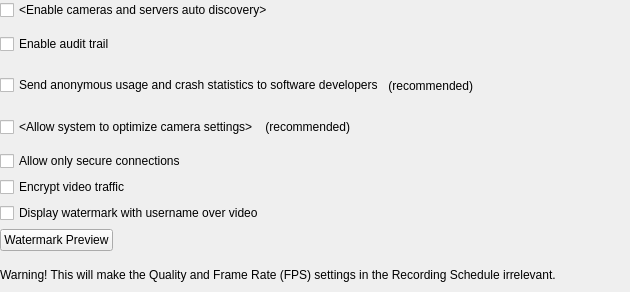
<?xml version="1.0" encoding="UTF-8"?>
<ui version="4.0">
 <class>SystemSettingsWidget</class>
 <widget class="QWidget" name="SystemSettingsWidget">
  <property name="geometry">
   <rect>
    <x>0</x>
    <y>0</y>
    <width>630</width>
    <height>292</height>
   </rect>
  </property>
  <property name="windowTitle">
   <string/>
  </property>
  <layout class="QVBoxLayout" name="verticalLayout">
   <property name="leftMargin">
    <number>0</number>
   </property>
   <property name="topMargin">
    <number>0</number>
   </property>
   <property name="rightMargin">
    <number>0</number>
   </property>
   <property name="bottomMargin">
    <number>0</number>
   </property>
   <item>
    <widget class="QCheckBox" name="autoDiscoveryCheckBox">
     <property name="text">
      <string notr="true">&lt;Enable cameras and servers auto discovery&gt;</string>
     </property>
    </widget>
   </item>
   <item>
    <layout class="QHBoxLayout" name="horizontalLayout_3">
     <property name="spacing">
      <number>4</number>
     </property>
     <item>
      <widget class="QCheckBox" name="auditTrailCheckBox">
       <property name="text">
        <string>Enable audit trail</string>
       </property>
      </widget>
     </item>
     <item>
      <widget class="nx::client::desktop::HintButton" name="auditTrailHint" native="true">
       <property name="sizePolicy">
        <sizepolicy hsizetype="Fixed" vsizetype="Fixed">
         <horstretch>0</horstretch>
         <verstretch>0</verstretch>
        </sizepolicy>
       </property>
      </widget>
     </item>
     <item>
      <spacer name="horizontalSpacer_3">
       <property name="orientation">
        <enum>Qt::Horizontal</enum>
       </property>
       <property name="sizeHint" stdset="0">
        <size>
         <width>40</width>
         <height>20</height>
        </size>
       </property>
      </spacer>
     </item>
    </layout>
   </item>
   <item>
    <layout class="QHBoxLayout" name="horizontalLayout">
     <property name="spacing">
      <number>4</number>
     </property>
     <item>
      <widget class="QCheckBox" name="statisticsReportCheckBox">
       <property name="text">
        <string>Send anonymous usage and crash statistics to software developers</string>
       </property>
      </widget>
     </item>
     <item>
      <widget class="QLabel" name="sslRecommendedLabel">
       <property name="text">
        <string>(recommended)</string>
       </property>
       <property name="alignment">
        <set>Qt::AlignRight|Qt::AlignTrailing|Qt::AlignVCenter</set>
       </property>
      </widget>
     </item>
     <item>
      <widget class="nx::client::desktop::HintButton" name="statisticsReportHint" native="true">
       <property name="sizePolicy">
        <sizepolicy hsizetype="Fixed" vsizetype="Fixed">
         <horstretch>0</horstretch>
         <verstretch>0</verstretch>
        </sizepolicy>
       </property>
      </widget>
     </item>
     <item>
      <spacer name="horizontalSpacer">
       <property name="orientation">
        <enum>Qt::Horizontal</enum>
       </property>
       <property name="sizeHint" stdset="0">
        <size>
         <width>40</width>
         <height>20</height>
        </size>
       </property>
      </spacer>
     </item>
    </layout>
   </item>
   <item>
    <layout class="QHBoxLayout" name="horizontalLayout_2">
     <item>
      <widget class="QCheckBox" name="autoSettingsCheckBox">
       <property name="text">
        <string notr="true">&lt;Allow system to optimize camera settings&gt;</string>
       </property>
      </widget>
     </item>
     <item>
      <widget class="QLabel" name="tlsRecommendedLabel">
       <property name="text">
        <string>(recommended)</string>
       </property>
       <property name="alignment">
        <set>Qt::AlignRight|Qt::AlignTrailing|Qt::AlignVCenter</set>
       </property>
      </widget>
     </item>
     <item>
      <spacer name="horizontalSpacer_2">
       <property name="orientation">
        <enum>Qt::Horizontal</enum>
       </property>
       <property name="sizeHint" stdset="0">
        <size>
         <width>40</width>
         <height>20</height>
        </size>
       </property>
      </spacer>
     </item>
    </layout>
   </item>
   <item>
    <widget class="QCheckBox" name="forceTrafficEncryptionCheckBox">
     <property name="text">
      <string>Allow only secure connections</string>
     </property>
    </widget>
   </item>
   <item>
    <widget class="QCheckBox" name="forceVideoTrafficEncryptionCheckBox">
     <property name="text">
      <string>Encrypt video traffic</string>
     </property>
    </widget>
   </item>
   <item>
    <widget class="QCheckBox" name="displayWatermarkCheckBox">
     <property name="text">
      <string>Display watermark with username over video</string>
     </property>
    </widget>
   </item>
   <item>
    <widget class="QPushButton" name="watermarkSettingsButton">
     <property name="sizePolicy">
      <sizepolicy hsizetype="Fixed" vsizetype="Fixed">
       <horstretch>0</horstretch>
       <verstretch>0</verstretch>
      </sizepolicy>
     </property>
     <property name="text">
      <string>Watermark Preview</string>
     </property>
    </widget>
   </item>
   <item>
    <widget class="QLabel" name="settingsWarningLabel">
     <property name="text">
      <string>Warning! This will make the Quality and Frame Rate (FPS) settings in the Recording Schedule irrelevant.</string>
     </property>
     <property name="wordWrap">
      <bool>true</bool>
     </property>
    </widget>
   </item>
  </layout>
 </widget>
 <customwidgets>
  <customwidget>
   <class>nx::client::desktop::HintButton</class>
   <extends>QWidget</extends>
   <header location="global">nx/client/desktop/common/widgets/hint_button.h</header>
  </customwidget>
 </customwidgets>
 <tabstops>
  <tabstop>autoDiscoveryCheckBox</tabstop>
  <tabstop>statisticsReportCheckBox</tabstop>
  <tabstop>autoSettingsCheckBox</tabstop>
 </tabstops>
 <resources/>
 <connections/>
</ui>
